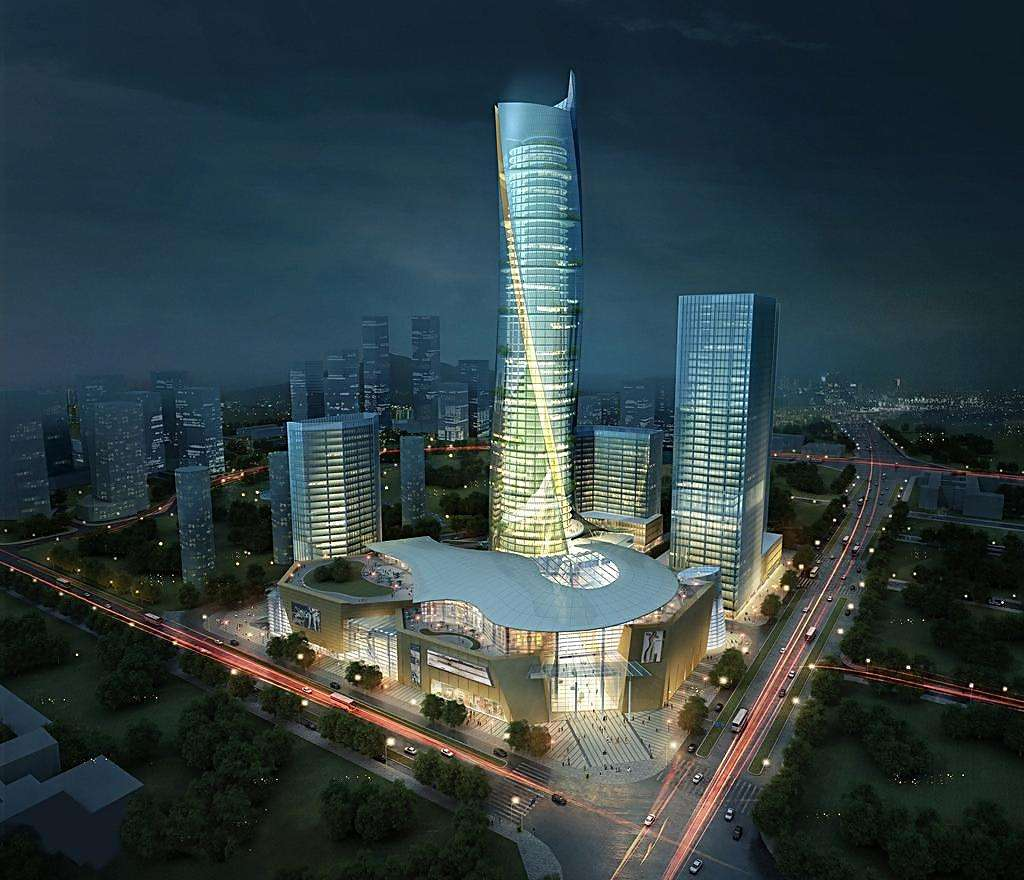
#> input picture slic/2.jpg, 1024 x 880 px
$ python test.py 2.jpg 3 3   (Python 2 division)   (older library calls are emulated)
#> lines starting #> are read from the running program, lines starting #| are printed output that depends on the picture
import numpy as np
import cv2
import sys

class SLIC:
    def __init__(self, img, step, nc):
        self.img = img
        self.height, self.width = img.shape[:2]
        self._convertToLAB()
        self.step = step
        self.nc = nc
        self.ns = step
        self.FLT_MAX = 1000000
        self.ITERATIONS = 10

    def _convertToLAB(self):
        try:
            import cv2
            self.labimg = cv2.cvtColor(img, cv2.COLOR_BGR2LAB).astype(np.float64)
        except ImportError:
            self.labimg = np.copy(self.img)
            for i in xrange(self.labimg.shape[0]):
                for j in xrange(self.labimg.shape[1]):
                    rgb = self.labimg[i, j]
                    self.labimg[i, j] = self._rgb2lab(tuple(reversed(rgb)))

    # [51 lines left out: function _rgb2lab, not called in this run]

    def generateSuperPixels(self):
        self._initData()
        indnp = np.mgrid[0:self.height,0:self.width].swapaxes(0,2).swapaxes(0,1)
        for i in range(self.ITERATIONS):
            self.distances = self.FLT_MAX * np.ones(self.img.shape[:2])
            for j in xrange(self.centers.shape[0]):
                xlow, xhigh = int(self.centers[j][3] - self.step), int(self.centers[j][3] + self.step)
                ylow, yhigh = int(self.centers[j][4] - self.step), int(self.centers[j][4] + self.step)

                if xlow <= 0:
                    xlow = 0
                if xhigh > self.width:
                    xhigh = self.width
                if ylow <=0:
                    ylow = 0
                if yhigh > self.height:
                    yhigh = self.height

                cropimg = self.labimg[ylow : yhigh , xlow : xhigh]
                colordiff = cropimg - self.labimg[self.centers[j][4], self.centers[j][3]]
                colorDist = np.sqrt(np.sum(np.square(colordiff), axis=2))

                yy, xx = np.ogrid[ylow : yhigh, xlow : xhigh]
                pixdist = ((yy-self.centers[j][4])**2 + (xx-self.centers[j][3])**2)**0.5
                dist = ((colorDist/self.nc)**2 + (pixdist/self.ns)**2)**0.5

                distanceCrop = self.distances[ylow : yhigh, xlow : xhigh]
                idx = dist < distanceCrop
                distanceCrop[idx] = dist[idx]
                self.distances[ylow : yhigh, xlow : xhigh] = distanceCrop
                self.clusters[ylow : yhigh, xlow : xhigh][idx] = j

            for k in xrange(len(self.centers)):
                idx = (self.clusters == k)
                colornp = self.labimg[idx]
                distnp = indnp[idx]
                self.centers[k][0:3] = np.sum(colornp, axis=0)
                sumy, sumx = np.sum(distnp, axis=0)
                self.centers[k][3:] = sumx, sumy
                self.centers[k] /= np.sum(idx)

    def _initData(self):
        self.clusters = -1 * np.ones(self.img.shape[:2])
        self.distances = self.FLT_MAX * np.ones(self.img.shape[:2])

        centers = []
        for i in xrange(self.step, self.width - self.step/2, self.step):
            for j in xrange(self.step, self.height - self.step/2, self.step):

                nc = self._findLocalMinimum(center=(i, j))
                color = self.labimg[nc[1], nc[0]]
                center = [color[0], color[1], color[2], nc[0], nc[1]]
                centers.append(center)
        self.center_counts = np.zeros(len(centers))
        self.centers = np.array(centers)

    # [63 lines left out: functions createConnectivity, displayContours, not called in this run]

    def _findLocalMinimum(self, center):
        min_grad = self.FLT_MAX
        loc_min = center
        for i in xrange(center[0] - 1, center[0] + 2):
            for j in xrange(center[1] - 1, center[1] + 2):
                c1 = self.labimg[j+1, i]
                c2 = self.labimg[j, i+1]
                c3 = self.labimg[j, i]
                if ((c1[0] - c3[0])**2)**0.5 + ((c2[0] - c3[0])**2)**0.5 < min_grad:
                    min_grad = abs(c1[0] - c3[0]) + abs(c2[0] - c3[0])
                    loc_min = [i, j]
        return loc_min

img = cv2.imread(sys.argv[1])
#> img is the input picture: shape (880, 1024, 3); mean B, G, R 66.9, 64.1, 49.3
nr_superpixels = int(sys.argv[2])
nc = int(sys.argv[3])

step = int((img.shape[0]*img.shape[1]/nr_superpixels)**0.5)
#> step = 548

slic = SLIC(img, step, nc)
#> in _convertToLAB, `self.labimg = cv2.cvtColor(img, cv2.COLOR_BGR2LAB).astype(np.float64)`:
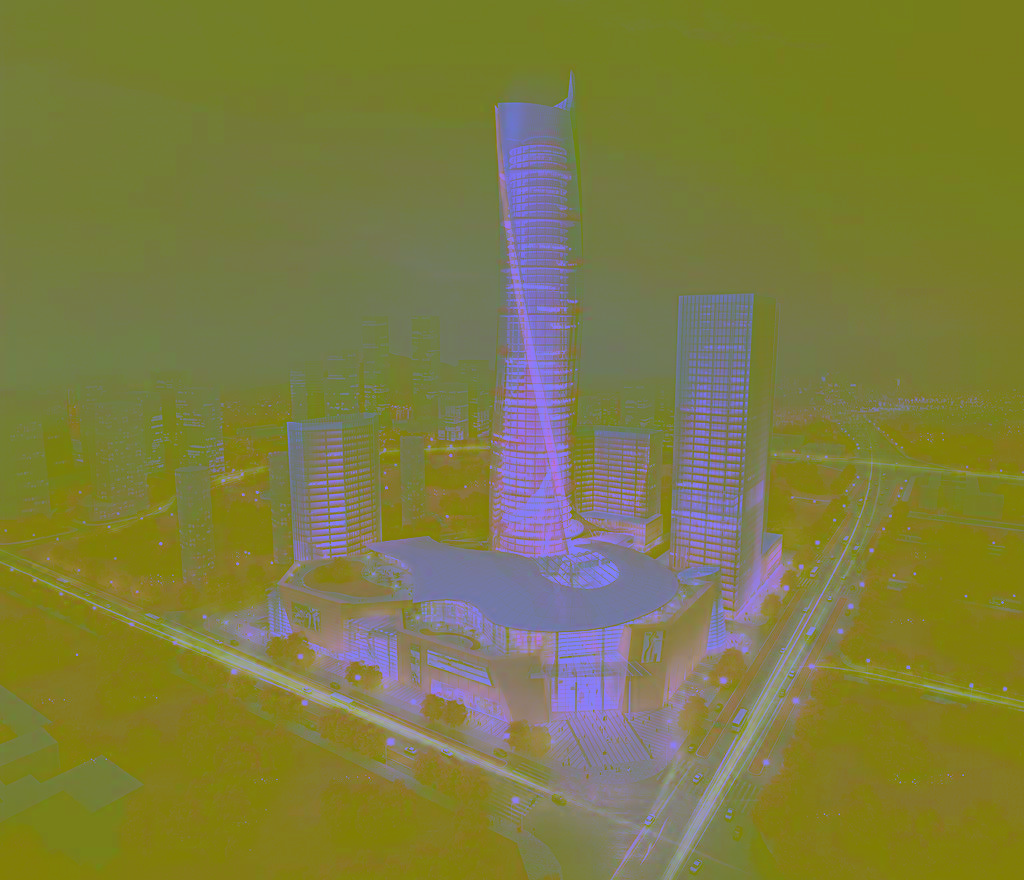
#> self.labimg: shape (880, 1024, 3) float64; mean B, G, R 64.6, 124, 124.3
slic.generateSuperPixels()
#> after the loop in _initData, `for i in xrange(self.step, self.width - self.step/2, self.step):`: centers = [[245, 122, 152, 547, 547]]
#> in _initData, `self.center_counts = np.zeros(len(centers))`: self.center_counts = [0]
#> in _initData, `self.centers = np.array(centers)`: self.centers = [[245, 122, 152, 547, 547]]
#> after the loop in generateSuperPixels, `for i in range(self.ITERATIONS):`: self.clusters: shape (880, 1024) float64; every value is -1
#> after the loop in generateSuperPixels, `for i in range(self.ITERATIONS):`: self.distances: shape (880, 1024) float64; every value is 1000000
#> (the run stopped early here; a loop or call above may not have finished)
